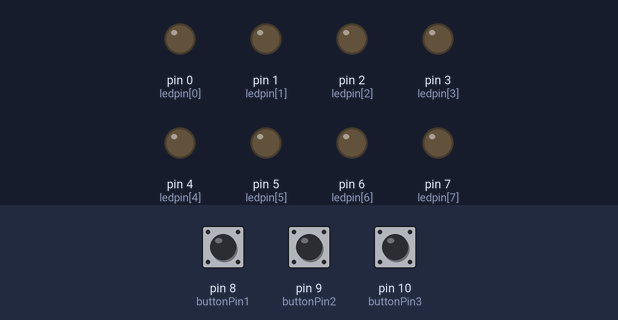
A sketch run on a simulated Arduino Uno, built with avr-gcc and run on an emulated ATmega328P. Parts: output pins drawn as LEDs (lit = HIGH). Dashed ring = blinking. The inputs (shaded band) are chosen by the test bench; at power-on: pin 8 (buttonPin1) LOW, pin 9 (buttonPin2) LOW, pin 10 (buttonPin3) LOW.

Above: at 1.2 s.
1.3 s: pin 8 (buttonPin1) pulled HIGH for 0.15 s
At 1.5 s:
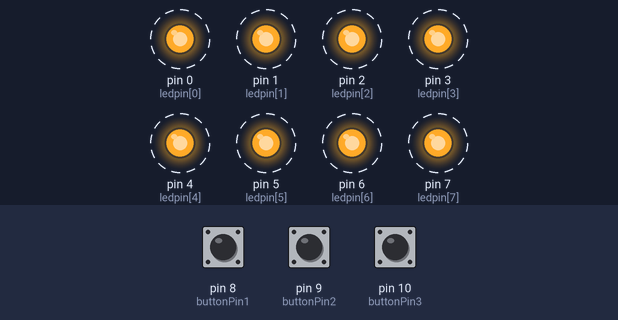
4.4 s: pin 9 (buttonPin2) pulled HIGH for 0.15 s
At 4.7 s:
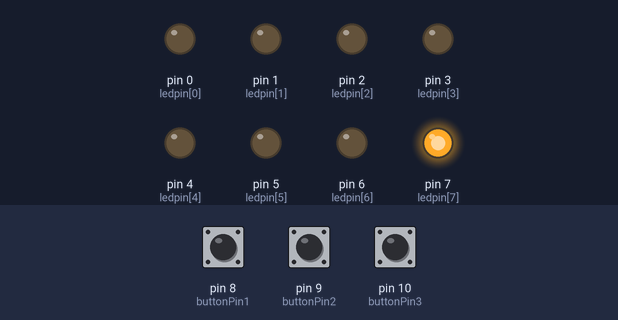
At 5.1 s:
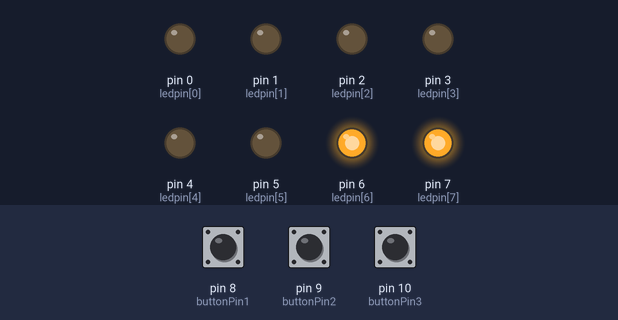
Timing chart, 0 to 18.0 s (numbered marks = the images above; inputs shaded):
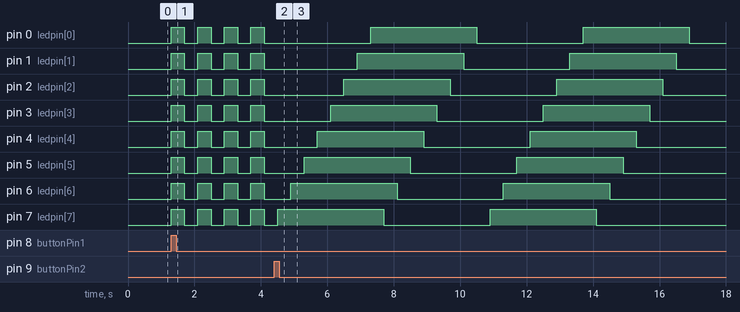

The sketch:

bai7.ino
```cpp
int ledpin[]={0,1,2,3,4,5,6,7};
int SW1=LOW;
int SW2=LOW;
int SW3=LOW;
const int buttonPin1 = 8;
const int buttonPin2 = 9;
const int buttonPin3 = 10;
void setup() {
  for (int i=0;i<8;i++){
    pinMode(ledpin[i],OUTPUT);
    }
    pinMode(buttonPin1,INPUT);
    pinMode(buttonPin2,INPUT);
    pinMode(buttonPin3,INPUT);
  }
void choptat(){
  for (int i=0;i<4;i++){
 for(int i=0;i<8;i++){
  digitalWrite(ledpin[i],HIGH);}
  delay(400);
  for (int i=0;i<8;i++){
  digitalWrite(ledpin[i],0);}
  delay(400);}
 }
void sangtatdan(){
  for (int i=0;i<8;i++){
    digitalWrite(ledpin[7-i],1);
    delay(400);}
   for (int i=0;i<8;i++){
    digitalWrite(ledpin[7-i],0);
    delay(400);}
     for (int i=0;i<8;i++){
    digitalWrite(ledpin[7-i],1);
    delay(400);}
   for (int i=0;i<8;i++){
    digitalWrite(ledpin[7-i],0);
    delay(400);}
}
void loop() {
  SW1=digitalRead(buttonPin1);
  if (digitalRead(buttonPin1) == 1)
 choptat();
  SW2=digitalRead(buttonPin2);
 if  (digitalRead(buttonPin2) ==1){
  sangtatdan();
   }
SW3=digitalRead(buttonPin3);
 if  (digitalRead(buttonPin3) ==1){
  for (int i=0;i<8;i++){
  digitalWrite(ledpin[i],1);
 }
  }}
```

Measured:
- after the input at 1.3 s, pin 0 (ledpin[0]), pin 1 (ledpin[1]), pin 2 (ledpin[2]), pin 3 (ledpin[3]), pin 4 (ledpin[4]), pin 5 (ledpin[5]), pin 6 (ledpin[6]), pin 7 (ledpin[7]): alternates HIGH for 0.40 s and LOW for 0.40 s, starting at once
- after the input at 4.4 s, pin 0 (ledpin[0]): alternates HIGH for 3.2 s and LOW for 3.2 s, starting after 2.9 s; pin 1 (ledpin[1]): alternates HIGH for 3.2 s and LOW for 3.2 s, starting after 2.5 s
